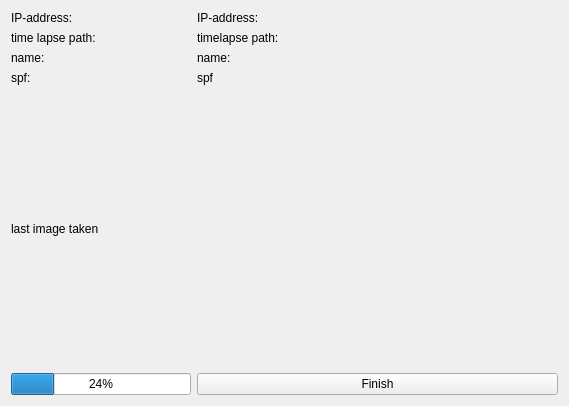
<?xml version="1.0" encoding="UTF-8"?>
<ui version="4.0">
 <class>Form</class>
 <widget class="QWidget" name="Form">
  <property name="windowModality">
   <enum>Qt::NonModal</enum>
  </property>
  <property name="enabled">
   <bool>true</bool>
  </property>
  <property name="geometry">
   <rect>
    <x>0</x>
    <y>0</y>
    <width>569</width>
    <height>406</height>
   </rect>
  </property>
  <property name="windowTitle">
   <string>Form</string>
  </property>
  <property name="windowIcon">
   <iconset>
    <normaloff>../img/icon.svg</normaloff>../img/icon.svg</iconset>
  </property>
  <layout class="QGridLayout" name="gridLayout">
   <item row="0" column="0">
    <layout class="QGridLayout" name="gridLayout_2">
     <item row="2" column="1" colspan="2">
      <widget class="QLabel" name="label_timelapseName">
       <property name="text">
        <string>name:</string>
       </property>
       <property name="textInteractionFlags">
        <set>Qt::LinksAccessibleByKeyboard|Qt::LinksAccessibleByMouse|Qt::TextBrowserInteraction|Qt::TextSelectableByKeyboard|Qt::TextSelectableByMouse</set>
       </property>
      </widget>
     </item>
     <item row="3" column="1" colspan="2">
      <widget class="QLabel" name="label_spf">
       <property name="sizePolicy">
        <sizepolicy hsizetype="Minimum" vsizetype="Minimum">
         <horstretch>0</horstretch>
         <verstretch>0</verstretch>
        </sizepolicy>
       </property>
       <property name="text">
        <string>spf</string>
       </property>
       <property name="textInteractionFlags">
        <set>Qt::LinksAccessibleByKeyboard|Qt::LinksAccessibleByMouse|Qt::TextBrowserInteraction|Qt::TextSelectableByKeyboard|Qt::TextSelectableByMouse</set>
       </property>
      </widget>
     </item>
     <item row="1" column="1" colspan="2">
      <widget class="QLabel" name="label_timelapsePath">
       <property name="text">
        <string>timelapse path:</string>
       </property>
       <property name="textInteractionFlags">
        <set>Qt::LinksAccessibleByKeyboard|Qt::LinksAccessibleByMouse|Qt::TextBrowserInteraction|Qt::TextSelectableByKeyboard|Qt::TextSelectableByMouse</set>
       </property>
      </widget>
     </item>
     <item row="0" column="0">
      <widget class="QLabel" name="label">
       <property name="text">
        <string>IP-address:</string>
       </property>
      </widget>
     </item>
     <item row="1" column="0">
      <widget class="QLabel" name="label_2">
       <property name="text">
        <string>time lapse path:</string>
       </property>
      </widget>
     </item>
     <item row="2" column="0">
      <widget class="QLabel" name="label_3">
       <property name="text">
        <string>name:</string>
       </property>
      </widget>
     </item>
     <item row="3" column="0">
      <widget class="QLabel" name="label_4">
       <property name="text">
        <string>spf:</string>
       </property>
      </widget>
     </item>
     <item row="5" column="0">
      <widget class="QProgressBar" name="progressBar_timeTillNextImage">
       <property name="sizePolicy">
        <sizepolicy hsizetype="Preferred" vsizetype="Preferred">
         <horstretch>0</horstretch>
         <verstretch>0</verstretch>
        </sizepolicy>
       </property>
       <property name="toolTip">
        <string>The progess until the next image will be taken.</string>
       </property>
       <property name="layoutDirection">
        <enum>Qt::RightToLeft</enum>
       </property>
       <property name="value">
        <number>24</number>
       </property>
       <property name="alignment">
        <set>Qt::AlignCenter</set>
       </property>
       <property name="invertedAppearance">
        <bool>true</bool>
       </property>
      </widget>
     </item>
     <item row="0" column="1" colspan="2">
      <widget class="QLabel" name="label_ip">
       <property name="text">
        <string>IP-address:</string>
       </property>
       <property name="textInteractionFlags">
        <set>Qt::LinksAccessibleByKeyboard|Qt::LinksAccessibleByMouse|Qt::TextBrowserInteraction|Qt::TextSelectableByKeyboard|Qt::TextSelectableByMouse</set>
       </property>
      </widget>
     </item>
     <item row="5" column="1" colspan="2">
      <widget class="QPushButton" name="pushButton_finishTimelapse">
       <property name="text">
        <string>Finish</string>
       </property>
      </widget>
     </item>
     <item row="4" column="0" colspan="3">
      <widget class="QLabel" name="label_lastImageTaken">
       <property name="sizePolicy">
        <sizepolicy hsizetype="Expanding" vsizetype="Expanding">
         <horstretch>0</horstretch>
         <verstretch>0</verstretch>
        </sizepolicy>
       </property>
       <property name="text">
        <string>last image taken</string>
       </property>
      </widget>
     </item>
    </layout>
   </item>
  </layout>
 </widget>
 <resources/>
 <connections/>
</ui>
